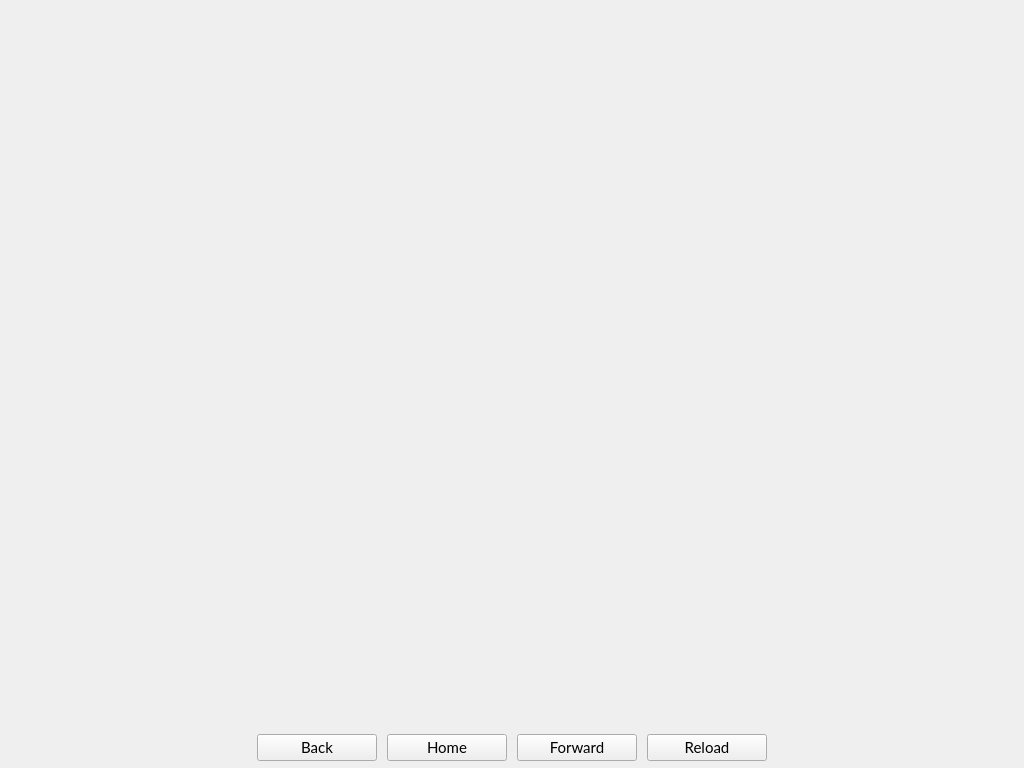
<?xml version="1.0" encoding="UTF-8"?>
<ui version="4.0">
 <class>GetVeriCoinPage</class>
 <widget class="QWidget" name="GetVeriCoinPage">
  <property name="geometry">
   <rect>
    <x>0</x>
    <y>0</y>
    <width>1024</width>
    <height>768</height>
   </rect>
  </property>
  <property name="windowTitle">
   <string>Form</string>
  </property>
  <property name="autoFillBackground">
   <bool>false</bool>
  </property>
  <layout class="QGridLayout" name="gridLayout">
   <property name="leftMargin">
    <number>0</number>
   </property>
   <property name="topMargin">
    <number>0</number>
   </property>
   <property name="rightMargin">
    <number>0</number>
   </property>
   <property name="bottomMargin">
    <number>0</number>
   </property>
   <property name="spacing">
    <number>0</number>
   </property>
   <item row="0" column="0">
    <widget class="WebView" name="webView" native="true">
     <property name="sizePolicy">
      <sizepolicy hsizetype="Expanding" vsizetype="Expanding">
       <horstretch>0</horstretch>
       <verstretch>0</verstretch>
      </sizepolicy>
     </property>
     <property name="minimumSize">
      <size>
       <width>0</width>
       <height>0</height>
      </size>
     </property>
     <property name="url" stdset="0">
      <url>
       <string>about:blank</string>
      </url>
     </property>
    </widget>
   </item>
   <item row="1" column="0" alignment="Qt::AlignHCenter|Qt::AlignBottom">
    <widget class="QFrame" name="frame">
     <property name="sizePolicy">
      <sizepolicy hsizetype="Fixed" vsizetype="Fixed">
       <horstretch>0</horstretch>
       <verstretch>0</verstretch>
      </sizepolicy>
     </property>
     <property name="minimumSize">
      <size>
       <width>0</width>
       <height>40</height>
      </size>
     </property>
     <property name="layoutDirection">
      <enum>Qt::LeftToRight</enum>
     </property>
     <property name="autoFillBackground">
      <bool>false</bool>
     </property>
     <property name="frameShape">
      <enum>QFrame::NoFrame</enum>
     </property>
     <property name="frameShadow">
      <enum>QFrame::Raised</enum>
     </property>
     <layout class="QGridLayout" name="gridLayout_2">
      <property name="leftMargin">
       <number>10</number>
      </property>
      <property name="topMargin">
       <number>0</number>
      </property>
      <property name="rightMargin">
       <number>10</number>
      </property>
      <property name="bottomMargin">
       <number>0</number>
      </property>
      <property name="horizontalSpacing">
       <number>10</number>
      </property>
      <property name="verticalSpacing">
       <number>0</number>
      </property>
      <item row="0" column="0">
       <widget class="QPushButton" name="back">
        <property name="sizePolicy">
         <sizepolicy hsizetype="Preferred" vsizetype="Preferred">
          <horstretch>0</horstretch>
          <verstretch>0</verstretch>
         </sizepolicy>
        </property>
        <property name="minimumSize">
         <size>
          <width>120</width>
          <height>27</height>
         </size>
        </property>
        <property name="maximumSize">
         <size>
          <width>120</width>
          <height>27</height>
         </size>
        </property>
        <property name="font">
         <font>
          <family>Lato</family>
          <pointsize>11</pointsize>
          <stylestrategy>PreferAntialias</stylestrategy>
         </font>
        </property>
        <property name="text">
         <string>Back</string>
        </property>
        <property name="icon">
         <iconset resource="../bitcoin.qrc">
          <normaloff>:/icons/back</normaloff>:/icons/back</iconset>
        </property>
        <property name="iconSize">
         <size>
          <width>12</width>
          <height>12</height>
         </size>
        </property>
       </widget>
      </item>
      <item row="0" column="3">
       <widget class="QPushButton" name="reload">
        <property name="sizePolicy">
         <sizepolicy hsizetype="Preferred" vsizetype="Preferred">
          <horstretch>0</horstretch>
          <verstretch>0</verstretch>
         </sizepolicy>
        </property>
        <property name="minimumSize">
         <size>
          <width>120</width>
          <height>27</height>
         </size>
        </property>
        <property name="maximumSize">
         <size>
          <width>120</width>
          <height>27</height>
         </size>
        </property>
        <property name="font">
         <font>
          <family>Lato</family>
          <pointsize>11</pointsize>
          <stylestrategy>PreferAntialias</stylestrategy>
         </font>
        </property>
        <property name="text">
         <string>Reload</string>
        </property>
        <property name="icon">
         <iconset resource="../bitcoin.qrc">
          <normaloff>:/icons/reload</normaloff>:/icons/reload</iconset>
        </property>
        <property name="iconSize">
         <size>
          <width>12</width>
          <height>12</height>
         </size>
        </property>
       </widget>
      </item>
      <item row="0" column="1">
       <widget class="QPushButton" name="home">
        <property name="sizePolicy">
         <sizepolicy hsizetype="Preferred" vsizetype="Preferred">
          <horstretch>0</horstretch>
          <verstretch>0</verstretch>
         </sizepolicy>
        </property>
        <property name="minimumSize">
         <size>
          <width>120</width>
          <height>27</height>
         </size>
        </property>
        <property name="maximumSize">
         <size>
          <width>120</width>
          <height>27</height>
         </size>
        </property>
        <property name="font">
         <font>
          <family>Lato</family>
          <pointsize>11</pointsize>
          <stylestrategy>PreferAntialias</stylestrategy>
         </font>
        </property>
        <property name="text">
         <string>Home</string>
        </property>
        <property name="icon">
         <iconset resource="../bitcoin.qrc">
          <normaloff>:/icons/home</normaloff>:/icons/home</iconset>
        </property>
        <property name="iconSize">
         <size>
          <width>12</width>
          <height>12</height>
         </size>
        </property>
       </widget>
      </item>
      <item row="0" column="2">
       <widget class="QPushButton" name="forward">
        <property name="sizePolicy">
         <sizepolicy hsizetype="Preferred" vsizetype="Preferred">
          <horstretch>0</horstretch>
          <verstretch>0</verstretch>
         </sizepolicy>
        </property>
        <property name="minimumSize">
         <size>
          <width>120</width>
          <height>27</height>
         </size>
        </property>
        <property name="maximumSize">
         <size>
          <width>120</width>
          <height>27</height>
         </size>
        </property>
        <property name="font">
         <font>
          <family>Lato</family>
          <pointsize>11</pointsize>
          <stylestrategy>PreferAntialias</stylestrategy>
         </font>
        </property>
        <property name="text">
         <string>Forward</string>
        </property>
        <property name="icon">
         <iconset resource="../bitcoin.qrc">
          <normaloff>:/icons/res/icons/forward.png</normaloff>:/icons/res/icons/forward.png</iconset>
        </property>
        <property name="iconSize">
         <size>
          <width>12</width>
          <height>12</height>
         </size>
        </property>
       </widget>
      </item>
     </layout>
    </widget>
   </item>
  </layout>
 </widget>
 <customwidgets>
  <customwidget>
   <class>WebView</class>
   <extends>QWidget</extends>
   <header>webview.h</header>
  </customwidget>
 </customwidgets>
 <resources>
  <include location="../bitcoin.qrc"/>
 </resources>
 <connections/>
</ui>
